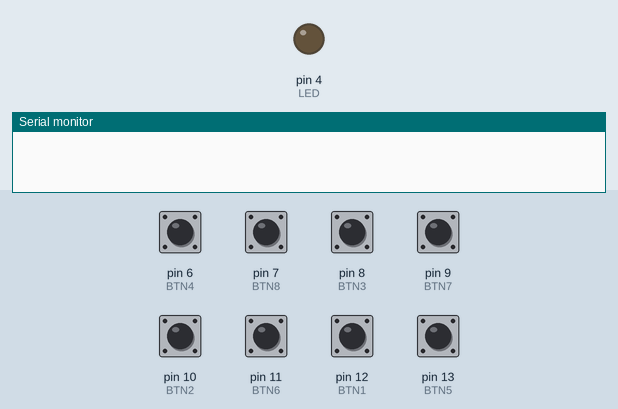
Recording of a sketch running on a simulated Arduino Uno, built with avr-gcc and run on an emulated ATmega328P. On the bench: output pins drawn as LEDs (lit = HIGH), the last lines printed to the serial monitor. The inputs (shaded band) are chosen by the test bench; at power-on: pin 6 (BTN4), pin 7 (BTN8), pin 8 (BTN3), pin 9 (BTN7), pin 10 (BTN2), pin 11 (BTN6), pin 12 (BTN1), pin 13 (BTN5) HIGH.

Above: at 1.8 s.
1.9 s: pin 10 (BTN2) pulled LOW for 0.6 s
At 2.4 s:
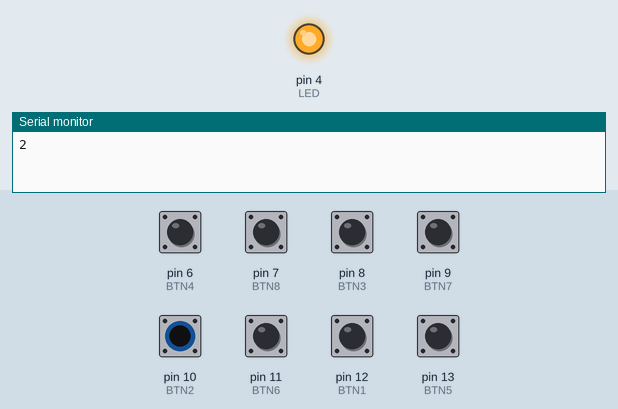
Timing chart, 0 to 4.9 s (numbered marks = the images above; inputs shaded):
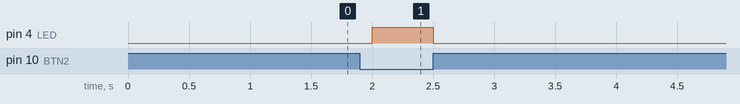

Measured:
- after the input at 1.9 s, pin 4 (LED): LOW → HIGH after 0.10 s, → LOW 0.50 s later

The sketch:

commandBox.ino
```cpp
#define LED 4
// #define BTNONOFF 3
#define BTN1 12
#define BTN2 10
#define BTN3 8
#define BTN4 6
#define BTN5 13
#define BTN6 11
#define BTN7 9
#define BTN8 7

void setup() {
  Serial.begin(9600);
  pinMode(LED, OUTPUT);
  // pinMode(BTNONOFF, INPUT_PULLUP);
  pinMode(BTN1, INPUT_PULLUP);
  pinMode(BTN2, INPUT_PULLUP);
  pinMode(BTN3, INPUT_PULLUP);
  pinMode(BTN4, INPUT_PULLUP);
  pinMode(BTN5, INPUT_PULLUP);
  pinMode(BTN6, INPUT_PULLUP);
  pinMode(BTN7, INPUT_PULLUP);
  pinMode(BTN8, INPUT_PULLUP);
}

void loop() {
  digitalWrite(LED, LOW);

  // if (digitalRead(BTNONOFF) == LOW)
  // {
  //   Serial.println("acc");
  //   digitalWrite(LED, HIGH);
  //   delay(1000);
  // }
  if (digitalRead(BTN1) == LOW)
  {
    Serial.println("1");
    digitalWrite(LED, HIGH);
    // delay(1000);
  }
  else if (digitalRead(BTN2) == LOW)
  {
    Serial.println("2");
    digitalWrite(LED, HIGH);
    // delay(1000);
  }
  else if (digitalRead(BTN3) == LOW)
  {
    Serial.println("3");
    // delay(1000);
  }
  else if (digitalRead(BTN4) == LOW)
  {
    Serial.println("4");
    // delay(1000);
  }
  else if (digitalRead(BTN5) == LOW)
  {
    Serial.println("5");
    // delay(1000);
  }
  else if (digitalRead(BTN6) == LOW)
  {
    Serial.println("6");
    // delay(1000);
  }
  else if (digitalRead(BTN7) == LOW)
  {
    Serial.println("7");
    // delay(1000);
  }
  else if (digitalRead(BTN8) == LOW)
  {
    Serial.println("8");
    delay(1000);
  }
  delay(500);
}
```
